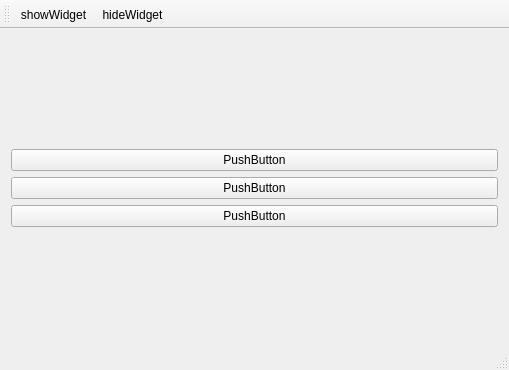
<?xml version="1.0" encoding="UTF-8"?>
<ui version="4.0">
 <class>AnimationMainWindow</class>
 <widget class="QMainWindow" name="AnimationMainWindow">
  <property name="geometry">
   <rect>
    <x>0</x>
    <y>0</y>
    <width>509</width>
    <height>370</height>
   </rect>
  </property>
  <property name="windowTitle">
   <string>AnimationMainWindow</string>
  </property>
  <widget class="QWidget" name="centralWidget">
   <layout class="QVBoxLayout" name="verticalLayout_2">
    <item>
     <layout class="QVBoxLayout" name="vLayout">
      <item>
       <widget class="QPushButton" name="pushButton_2">
        <property name="text">
         <string>PushButton</string>
        </property>
       </widget>
      </item>
      <item>
       <widget class="QPushButton" name="pushButton_3">
        <property name="text">
         <string>PushButton</string>
        </property>
       </widget>
      </item>
      <item>
       <widget class="QPushButton" name="pushButton">
        <property name="text">
         <string>PushButton</string>
        </property>
       </widget>
      </item>
     </layout>
    </item>
   </layout>
  </widget>
  <widget class="QMenuBar" name="menuBar">
   <property name="geometry">
    <rect>
     <x>0</x>
     <y>0</y>
     <width>509</width>
     <height>23</height>
    </rect>
   </property>
  </widget>
  <widget class="QToolBar" name="mainToolBar">
   <attribute name="toolBarArea">
    <enum>TopToolBarArea</enum>
   </attribute>
   <attribute name="toolBarBreak">
    <bool>false</bool>
   </attribute>
   <addaction name="actionShowWidget"/>
   <addaction name="actionHideWidget"/>
  </widget>
  <widget class="QStatusBar" name="statusBar"/>
  <action name="actionShowWidget">
   <property name="text">
    <string>showWidget</string>
   </property>
  </action>
  <action name="actionHideWidget">
   <property name="text">
    <string>hideWidget</string>
   </property>
  </action>
 </widget>
 <layoutdefault spacing="6" margin="11"/>
 <resources/>
 <connections/>
</ui>
